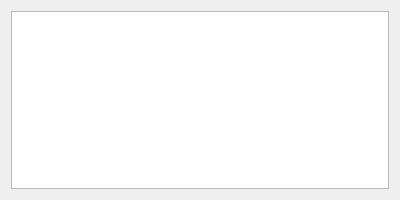
<?xml version="1.0" encoding="UTF-8"?>
<ui version="4.0">
 <class>Dialog</class>
 <widget class="QDialog" name="Dialog">
  <property name="geometry">
   <rect>
    <x>0</x>
    <y>0</y>
    <width>400</width>
    <height>200</height>
   </rect>
  </property>
  <property name="sizePolicy">
   <sizepolicy hsizetype="Fixed" vsizetype="Fixed">
    <horstretch>0</horstretch>
    <verstretch>0</verstretch>
   </sizepolicy>
  </property>
  <property name="minimumSize">
   <size>
    <width>400</width>
    <height>200</height>
   </size>
  </property>
  <property name="maximumSize">
   <size>
    <width>400</width>
    <height>200</height>
   </size>
  </property>
  <property name="windowTitle">
   <string>Selected zones</string>
  </property>
  <property name="styleSheet">
   <string notr="true">QGroupBox {
margin-top: 5px;
border: 2px solid gray;
border-color: #FF17365D;
border-radius: 9px;
}
QGroupBox::title {
    top: -8px;
    left: 10px;
}
</string>
  </property>
  <layout class="QVBoxLayout" name="verticalLayout">
   <item>
    <widget class="QTextEdit" name="tb_selected_zones"/>
   </item>
  </layout>
 </widget>
 <resources/>
 <connections/>
</ui>
